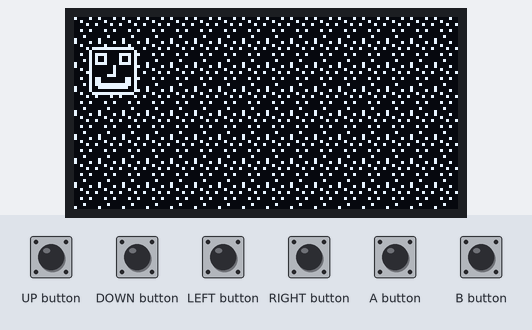
This sketch was run on a simulated Arduboy, built with avr-gcc and run on an emulated ATmega32U4. Shown: 128×64 one-colour display. Inputs (shaded band) come from the test bench.

Above: at 1.2 s.
1.3 s: UP button pressed for 0.15 s
At 1.9 s:
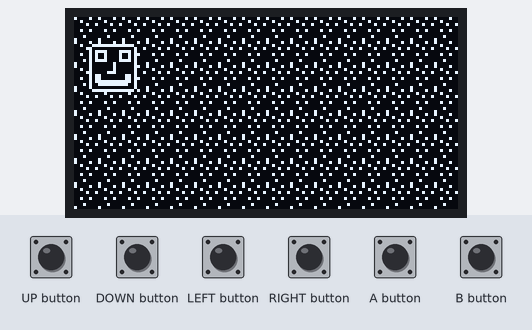
2.9 s: LEFT button pressed for 0.15 s
At 4.2 s:
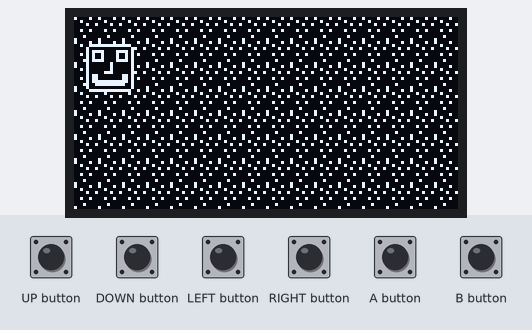
4.5 s: DOWN button pressed for 0.15 s
At 5.6 s:
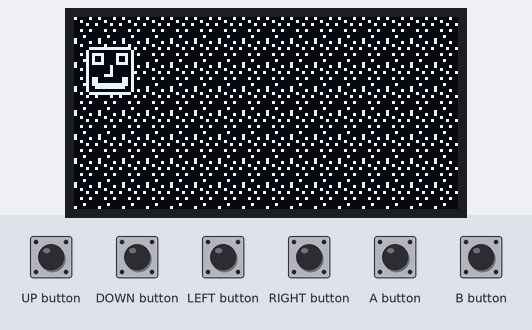
6.1 s: DOWN button pressed for 1 s
At 6.7 s:
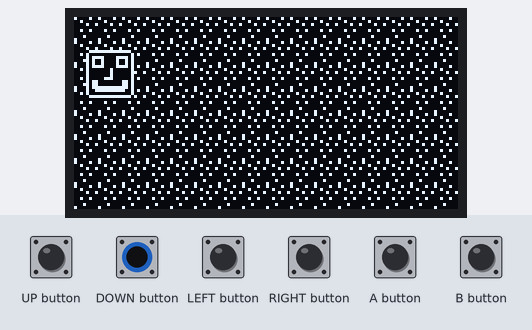
8.6 s: RIGHT button pressed for 0.15 s
At 9.3 s:
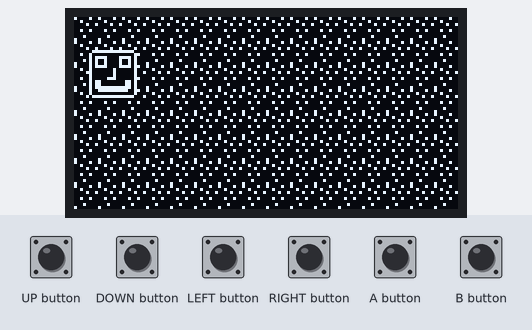
Timing chart, 0 to 11.2 s (numbered marks = the images above; inputs shaded):
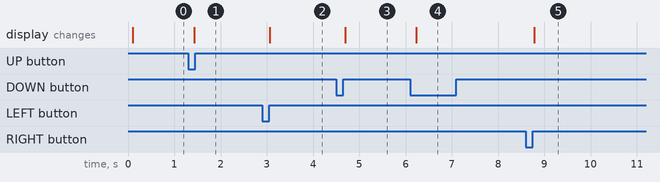

The sketch:

sketch005.ino
```cpp
#include <Arduboy2.h>
Arduboy2 arduboy;

const unsigned char PROGMEM background[] =
{
// width, height,
8, 8,
0x81, 0x00, 0x12, 0x40, 0x04, 0x11, 0x00, 0x04,
};

const unsigned char PROGMEM player[] =
{
// width, height,
16, 16,
0xfe, 0x01, 0x3d, 0x25, 0x25, 0x3d, 0x01, 0x01, 0xc1, 0x01, 0x3d, 0x25, 0x25, 0x3d, 0x01, 0xfe,
0x7f, 0x80, 0x9c, 0xbc, 0xb0, 0xb0, 0xb2, 0xb2, 0xb3, 0xb0, 0xb0, 0xb0, 0xbc, 0x9c, 0x80, 0x7f,
};

int playerx = 5;
int playery = 10;

void setup() {
  arduboy.begin();
  arduboy.clear();
}

void loop() {
  arduboy.clear();
  arduboy.pollButtons();

  if ( arduboy.justPressed(LEFT_BUTTON) ) {
    playerx = playerx - 1;
    if ( playerx < 0 ) {
      playerx = 0;
    }
  }
  if ( arduboy.justPressed(RIGHT_BUTTON) ) {
    playerx = playerx + 1;
    if ( playerx > 127 ) {
      playerx = 127;
    }
  }
  if ( arduboy.justPressed(UP_BUTTON) ) {
    playery = playery - 1;
    if ( playery < 0 ) {
      playery = 0;
    }
  }
  if ( arduboy.justPressed(DOWN_BUTTON) ) {
    playery = playery + 1;
    if ( playery > 63) {
      playery = 63;
    }
  }

  for ( int backgroundx = 0; backgroundx < 128; backgroundx += 8 ) {
    for ( int backgroundy = 0; backgroundy < 64; backgroundy += 8 ) {
      Sprites::drawOverwrite(backgroundx, backgroundy, background, 0);
    }
  }

  Sprites::drawOverwrite(playerx, playery, player, 0);
  arduboy.display();
}
```

Measured:
- after the input at 1.3 s, the display: changes after 0.13 s (image 1)
- after the input at 2.9 s, the display: changes after 0.17 s (image 2)
- after the input at 4.5 s, the display: changes after 0.20 s (image 3)
- after the input at 6.1 s, the display: changes after 0.13 s (image 4)
- after the input at 8.6 s, the display: changes after 0.18 s (image 5)
